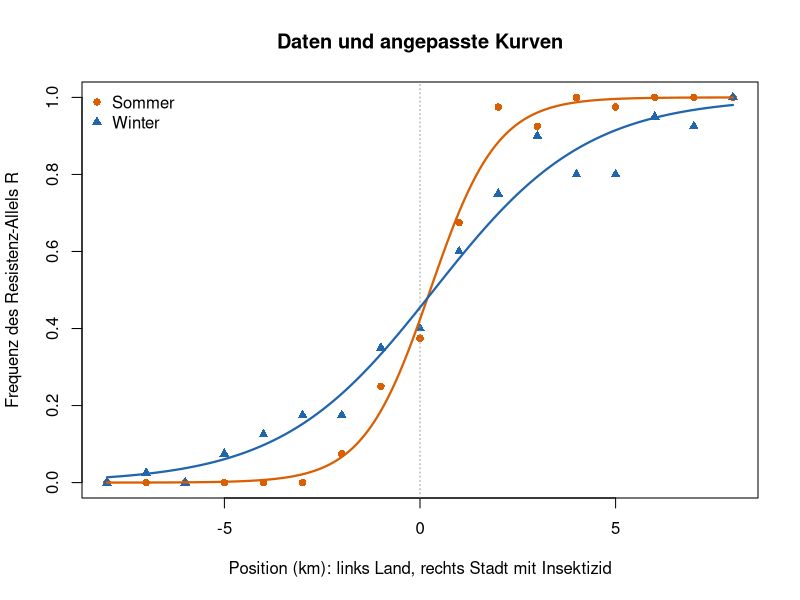
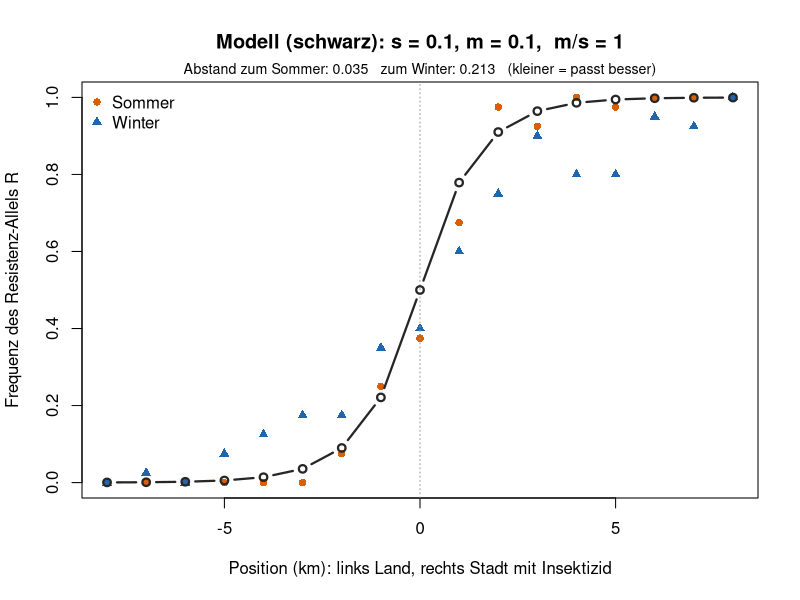
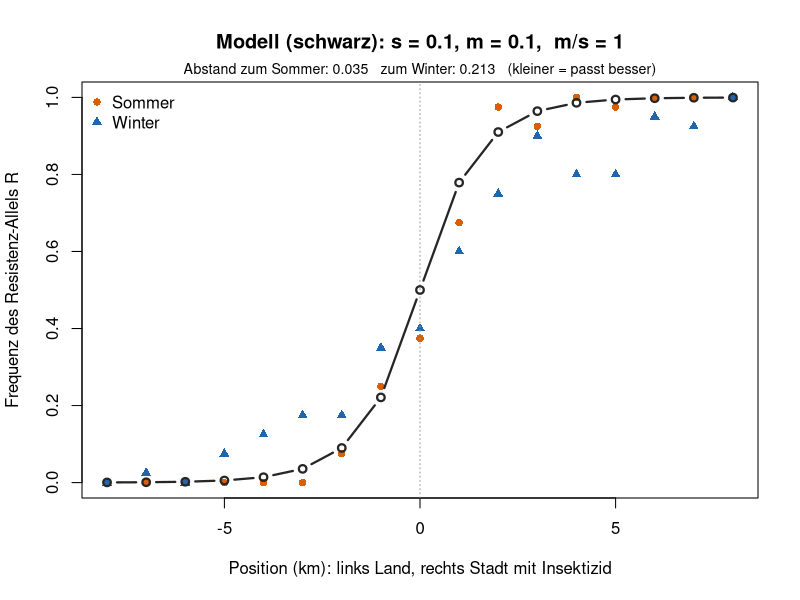
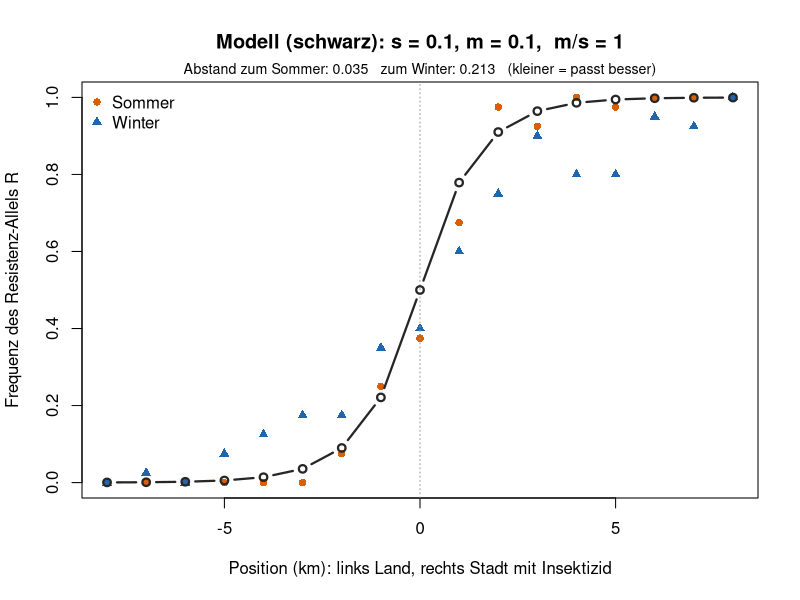
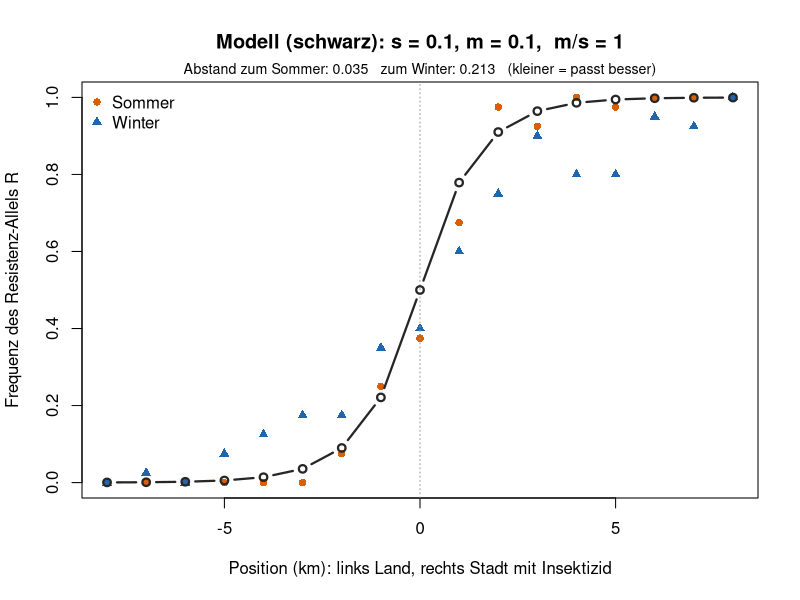
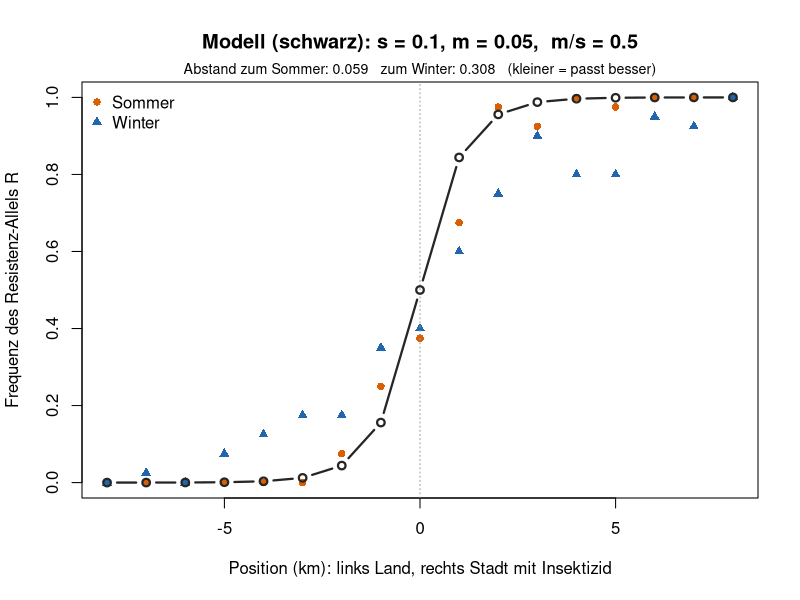

The R script that drew these images, in order:
## ---- chunk 1
knitr::opts_chunk$set(echo = TRUE, warning = FALSE, message = FALSE,
                      fig.height = 4.6, fig.width = 7.5)
## ---- chunk 2
# Position in km: links (x < 0) Land ohne Insektizid, rechts (x > 0) Stadt mit Insektizid
x <- seq(-8, 8, by = 1)
n <- 40   # typisierte Allele pro Stelle

# Anzahl Resistenz-Allele R pro Stelle (Kursdaten)
k_sommer <- c(0, 0, 0, 0, 0, 0, 3, 10, 15, 27, 39, 37, 40, 39, 40, 40, 40)
k_winter <- c(0, 1, 0, 3, 5, 7, 7, 14, 16, 24, 30, 36, 32, 32, 38, 37, 40)

sommer <- data.frame(x = x, p = k_sommer / n)
winter <- data.frame(x = x, p = k_winter / n)
## ---- chunk 3
# Hilfsfunktionen (nicht verändern)
farben <- c(Sommer = "#d95f02", Winter = "#2166ac")

# Logistische Kurve: c = Zentrum (p = 0.5), b = Steilheit, Breite = 4 / b
logistisch <- function(x, c, b) 1 / (1 + exp(-b * (x - c)))

passe_an <- function(d) {
  nls(p ~ logistisch(x, c, b), data = d, start = list(c = 0, b = 1))
}

zeige_clines <- function(main = "Resistenz entlang des Transekts") {
  plot(sommer$x, sommer$p, pch = 16, col = farben["Sommer"], ylim = c(0, 1),
       xlab = "Position (km): links Land, rechts Stadt mit Insektizid",
       ylab = "Frequenz des Resistenz-Allels R", main = main)
  points(winter$x, winter$p, pch = 17, col = farben["Winter"])
  abline(v = 0, lty = 3, col = "grey60")
  legend("topleft", c("Sommer", "Winter"), pch = c(16, 17),
         col = farben, bty = "n")
}

vergleiche_clines <- function() {
  fit_s <- passe_an(sommer)
  fit_w <- passe_an(winter)
  zeige_clines(main = "Daten und angepasste Kurven")
  x_fein <- seq(-8, 8, length.out = 200)
  lines(x_fein, predict(fit_s, data.frame(x = x_fein)),
        col = farben["Sommer"], lwd = 2.2)
  lines(x_fein, predict(fit_w, data.frame(x = x_fein)),
        col = farben["Winter"], lwd = 2.2)
  tab <- rbind(Sommer = coef(fit_s), Winter = coef(fit_w))
  data.frame(zentrum_km = round(tab[, "c"], 1),
             breite_km  = round(4 / tab[, "b"], 1))
}

# Modell wie Woche 7, aber 17 Stellen in einer Reihe:
# 1. Selektion lokal: in der Stadt ist R besser, auf dem Land r
# 2. Migration: Anteil m/2 fliegt zu jeder Nachbarstelle
selektionsschritt <- function(p, w) {
  q <- 1 - p
  w_quer <- p^2 * w[1] + 2 * p * q * w[2] + q^2 * w[3]
  (p^2 * w[1] + p * q * w[2]) / w_quer
}

simuliere_cline <- function(s, m, generationen = 3000) {
  p <- rep(0.5, length(x))
  for (t in seq_len(generationen)) {
    for (i in seq_along(x)) {
      w <- if (x[i] > 0) c(1 + s, 1 + s / 2, 1) else c(1, 1 + s / 2, 1 + s)
      if (x[i] == 0) w <- c(1, 1, 1)
      p[i] <- selektionsschritt(p[i], w)
    }
    links  <- c(p[1], p[-length(p)])
    rechts <- c(p[-1], p[length(p)])
    p <- (1 - m) * p + m / 2 * links + m / 2 * rechts
  }
  p
}

# Abstand zwischen Modell und Daten (kleiner = passt besser)
abstand <- function(p_modell, daten) round(sum((p_modell - daten$p)^2), 3)

zeige_modell <- function(s, m) {
  p_modell <- simuliere_cline(s, m)
  zeige_clines(main = paste0("Modell (schwarz): s = ", s, ", m = ", m,
                             ",  m/s = ", round(m / s, 1)))
  lines(x, p_modell, col = "grey15", lwd = 2.2, type = "b", pch = 1)
  mtext(paste0("Abstand zum Sommer: ", abstand(p_modell, sommer),
               "   zum Winter: ", abstand(p_modell, winter),
               "   (kleiner = passt besser)"), side = 3, line = 0.2, cex = 0.85)
}
## ---- chunk 4
#| fig-height: 4.6
#| fig-width: 7.5
vergleiche_clines()
## ---- chunk 5
#| fig-height: 4.6
#| fig-width: 7.5
zeige_modell(s = 0.1, m = 0.1)   # Sommer
## ---- chunk 6
#| fig-height: 4.6
#| fig-width: 7.5
zeige_modell(s = 0.1, m = 0.1)   # hier s und m gleich ändern
## ---- chunk 7
#| fig-height: 4.6
#| fig-width: 7.5
zeige_modell(s = 0.1, m = 0.1)   # hier nur s ändern
## ---- chunk 8
#| fig-height: 4.6
#| fig-width: 7.5
zeige_modell(s = 0.1, m = 0.1)   # hier nur m ändern
## ---- chunk 9
#| fig-height: 4.6
#| fig-width: 7.5
zeige_modell(s = 0.1, m = 0.05)   # hier s ändern
